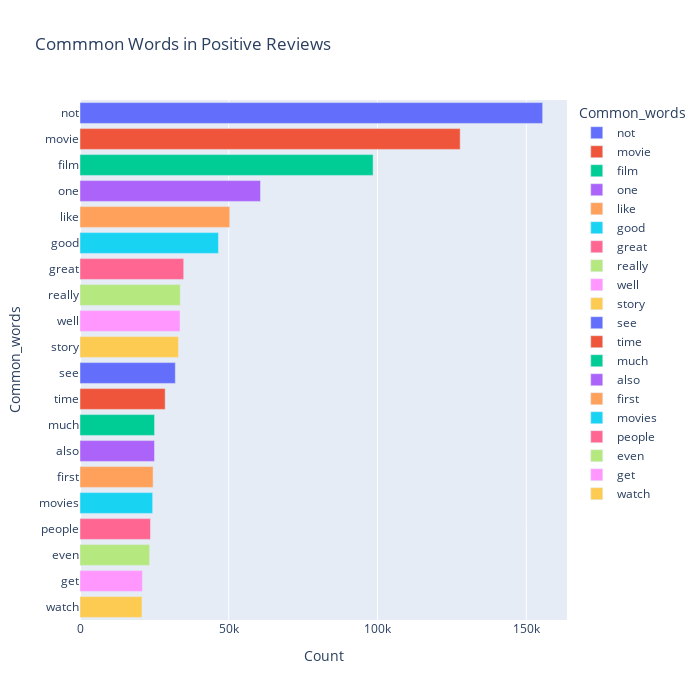

This figure's notebook cell:
### Code cell
# most_common_uni = get_top_text_ngrams(df.Reviews_clean[df['Ratings']>=7],20,1)
most_common_uni = get_top_text_ngrams(df.Reviews[df['Ratings']>=7],20,1)
most_common_uni = dict(most_common_uni)
temp = pd.DataFrame(columns = ["Common_words" , 'Count'])
temp["Common_words"] = list(most_common_uni.keys())
temp["Count"] = list(most_common_uni.values())
fig = px.bar(temp, x="Count", y="Common_words", title='Commmon Words in Positive Reviews', orientation='h', 
             width=700, height=700,color='Common_words')
fig.show()

### Figure 1 — Plotly figure (JSON) as saved in the notebook; plotly's stock layout.template omitted (floating-point values rounded to 4 significant figures)
{"data": [{"alignmentgroup": "True", "hovertemplate": "Common_words=%{y}<br>Count=%{x}<extra></extra>", "legendgroup": "not", "marker": {"color": "#636efa", "pattern": {"shape": ""}}, "name": "not", "offsetgroup": "not", "orientation": "h", "showlegend": true, "textposition": "auto", "type": "bar", "x": [155493], "xaxis": "x", "y": ["not"], "yaxis": "y"}, {"alignmentgroup": "True", "hovertemplate": "Common_words=%{y}<br>Count=%{x}<extra></extra>", "legendgroup": "movie", "marker": {"color": "#EF553B", "pattern": {"shape": ""}}, "name": "movie", "offsetgroup": "movie", "orientation": "h", "showlegend": true, "textposition": "auto", "type": "bar", "x": [127776], "xaxis": "x", "y": ["movie"], "yaxis": "y"}, {"alignmentgroup": "True", "hovertemplate": "Common_words=%{y}<br>Count=%{x}<extra></extra>", "legendgroup": "film", "marker": {"color": "#00cc96", "pattern": {"shape": ""}}, "name": "film", "offsetgroup": "film", "orientation": "h", "showlegend": true, "textposition": "auto", "type": "bar", "x": [98505], "xaxis": "x", "y": ["film"], "yaxis": "y"}, {"alignmentgroup": "True", "hovertemplate": "Common_words=%{y}<br>Count=%{x}<extra></extra>", "legendgroup": "one", "marker": {"color": "#ab63fa", "pattern": {"shape": ""}}, "name": "one", "offsetgroup": "one", "orientation": "h", "showlegend": true, "textposition": "auto", "type": "bar", "x": [60672], "xaxis": "x", "y": ["one"], "yaxis": "y"}, {"alignmentgroup": "True", "hovertemplate": "Common_words=%{y}<br>Count=%{x}<extra></extra>", "legendgroup": "like", "marker": {"color": "#FFA15A", "pattern": {"shape": ""}}, "name": "like", "offsetgroup": "like", "orientation": "h", "showlegend": true, "textposition": "auto", "type": "bar", "x": [50338], "xaxis": "x", "y": ["like"], "yaxis": "y"}, {"alignmentgroup": "True", "hovertemplate": "Common_words=%{y}<br>Count=%{x}<extra></extra>", "legendgroup": "good", "marker": {"color": "#19d3f3", "pattern": {"shape": ""}}, "name": "good", "offsetgroup": "good", "orientation": "h", "showlegend": true, "textposition": "auto", "type": "bar", "x": [46535], "xaxis": "x", "y": ["good"], "yaxis": "y"}, {"alignmentgroup": "True", "hovertemplate": "Common_words=%{y}<br>Count=%{x}<extra></extra>", "legendgroup": "great", "marker": {"color": "#FF6692", "pattern": {"shape": ""}}, "name": "great", "offsetgroup": "great", "orientation": "h", "showlegend": true, "textposition": "auto", "type": "bar", "x": [34860], "xaxis": "x", "y": ["great"], "yaxis": "y"}, {"alignmentgroup": "True", "hovertemplate": "Common_words=%{y}<br>Count=%{x}<extra></extra>", "legendgroup": "really", "marker": {"color": "#B6E880", "pattern": {"shape": ""}}, "name": "really", "offsetgroup": "really", "orientation": "h", "showlegend": true, "textposition": "auto", "type": "bar", "x": [33701], "xaxis": "x", "y": ["really"], "yaxis": "y"}, {"alignmentgroup": "True", "hovertemplate": "Common_words=%{y}<br>Count=%{x}<extra></extra>", "legendgroup": "well", "marker": {"color": "#FF97FF", "pattern": {"shape": ""}}, "name": "well", "offsetgroup": "well", "orientation": "h", "showlegend": true, "textposition": "auto", "type": "bar", "x": [33612], "xaxis": "x", "y": ["well"], "yaxis": "y"}, {"alignmentgroup": "True", "hovertemplate": "Common_words=%{y}<br>Count=%{x}<extra></extra>", "legendgroup": "story", "marker": {"color": "#FECB52", "pattern": {"shape": ""}}, "name": "story", "offsetgroup": "story", "orientation": "h", "showlegend": true, "textposition": "auto", "type": "bar", "x": [33093], "xaxis": "x", "y": ["story"], "yaxis": "y"}, {"alignmentgroup": "True", "hovertemplate": "Common_words=%{y}<br>Count=%{x}<extra></extra>", "legendgroup": "see", "marker": {"color": "#636efa", "pattern": {"shape": ""}}, "name": "see", "offsetgroup": "see", "orientation": "h", "showlegend": true, "textposition": "auto", "type": "bar", "x": [32042], "xaxis": "x", "y": ["see"], "yaxis": "y"}, {"alignmentgroup": "True", "hovertemplate": "Common_words=%{y}<br>Count=%{x}<extra></extra>", "legendgroup": "time", "marker": {"color": "#EF553B", "pattern": {"shape": ""}}, "name": "time", "offsetgroup": "time", "orientation": "h", "showlegend": true, "textposition": "auto", "type": "bar", "x": [28625], "xaxis": "x", "y": ["time"], "yaxis": "y"}, {"alignmentgroup": "True", "hovertemplate": "Common_words=%{y}<br>Count=%{x}<extra></extra>", "legendgroup": "much", "marker": {"color": "#00cc96", "pattern": {"shape": ""}}, "name": "much", "offsetgroup": "much", "orientation": "h", "showlegend": true, "textposition": "auto", "type": "bar", "x": [25055], "xaxis": "x", "y": ["much"], "yaxis": "y"}, {"alignmentgroup": "True", "hovertemplate": "Common_words=%{y}<br>Count=%{x}<extra></extra>", "legendgroup": "also", "marker": {"color": "#ab63fa", "pattern": {"shape": ""}}, "name": "also", "offsetgroup": "also", "orientation": "h", "showlegend": true, "textposition": "auto", "type": "bar", "x": [25037], "xaxis": "x", "y": ["also"], "yaxis": "y"}, {"alignmentgroup": "True", "hovertemplate": "Common_words=%{y}<br>Count=%{x}<extra></extra>", "legendgroup": "first", "marker": {"color": "#FFA15A", "pattern": {"shape": ""}}, "name": "first", "offsetgroup": "first", "orientation": "h", "showlegend": true, "textposition": "auto", "type": "bar", "x": [24576], "xaxis": "x", "y": ["first"], "yaxis": "y"}, {"alignmentgroup": "True", "hovertemplate": "Common_words=%{y}<br>Count=%{x}<extra></extra>", "legendgroup": "movies", "marker": {"color": "#19d3f3", "pattern": {"shape": ""}}, "name": "movies", "offsetgroup": "movies", "orientation": "h", "showlegend": true, "textposition": "auto", "type": "bar", "x": [24417], "xaxis": "x", "y": ["movies"], "yaxis": "y"}, {"alignmentgroup": "True", "hovertemplate": "Common_words=%{y}<br>Count=%{x}<extra></extra>", "legendgroup": "people", "marker": {"color": "#FF6692", "pattern": {"shape": ""}}, "name": "people", "offsetgroup": "people", "orientation": "h", "showlegend": true, "textposition": "auto", "type": "bar", "x": [23693], "xaxis": "x", "y": ["people"], "yaxis": "y"}, {"alignmentgroup": "True", "hovertemplate": "Common_words=%{y}<br>Count=%{x}<extra></extra>", "legendgroup": "even", "marker": {"color": "#B6E880", "pattern": {"shape": ""}}, "name": "even", "offsetgroup": "even", "orientation": "h", "showlegend": true, "textposition": "auto", "type": "bar", "x": [23405], "xaxis": "x", "y": ["even"], "yaxis": "y"}, {"alignmentgroup": "True", "hovertemplate": "Common_words=%{y}<br>Count=%{x}<extra></extra>", "legendgroup": "get", "marker": {"color": "#FF97FF", "pattern": {"shape": ""}}, "name": "get", "offsetgroup": "get", "orientation": "h", "showlegend": true, "textposition": "auto", "type": "bar", "x": [20976], "xaxis": "x", "y": ["get"], "yaxis": "y"}, {"alignmentgroup": "True", "hovertemplate": "Common_words=%{y}<br>Count=%{x}<extra></extra>", "legendgroup": "watch", "marker": {"color": "#FECB52", "pattern": {"shape": ""}}, "name": "watch", "offsetgroup": "watch", "orientation": "h", "showlegend": true, "textposition": "auto", "type": "bar", "x": [20840], "xaxis": "x", "y": ["watch"], "yaxis": "y"}], "layout": {"barmode": "relative", "height": 700, "legend": {"title": {"text": "Common_words"}, "tracegroupgap": 0}, "title": {"text": "Commmon Words in Positive Reviews"}, "width": 700, "xaxis": {"anchor": "y", "domain": [0, 1], "title": {"text": "Count"}}, "yaxis": {"anchor": "x", "categoryarray": ["watch", "get", "even", "people", "movies", "first", "also", "much", "time", "see", "story", "well", "really", "great", "good", "like", "one", "film", "movie", "not"], "categoryorder": "array", "domain": [0, 1], "title": {"text": "Common_words"}}}}
